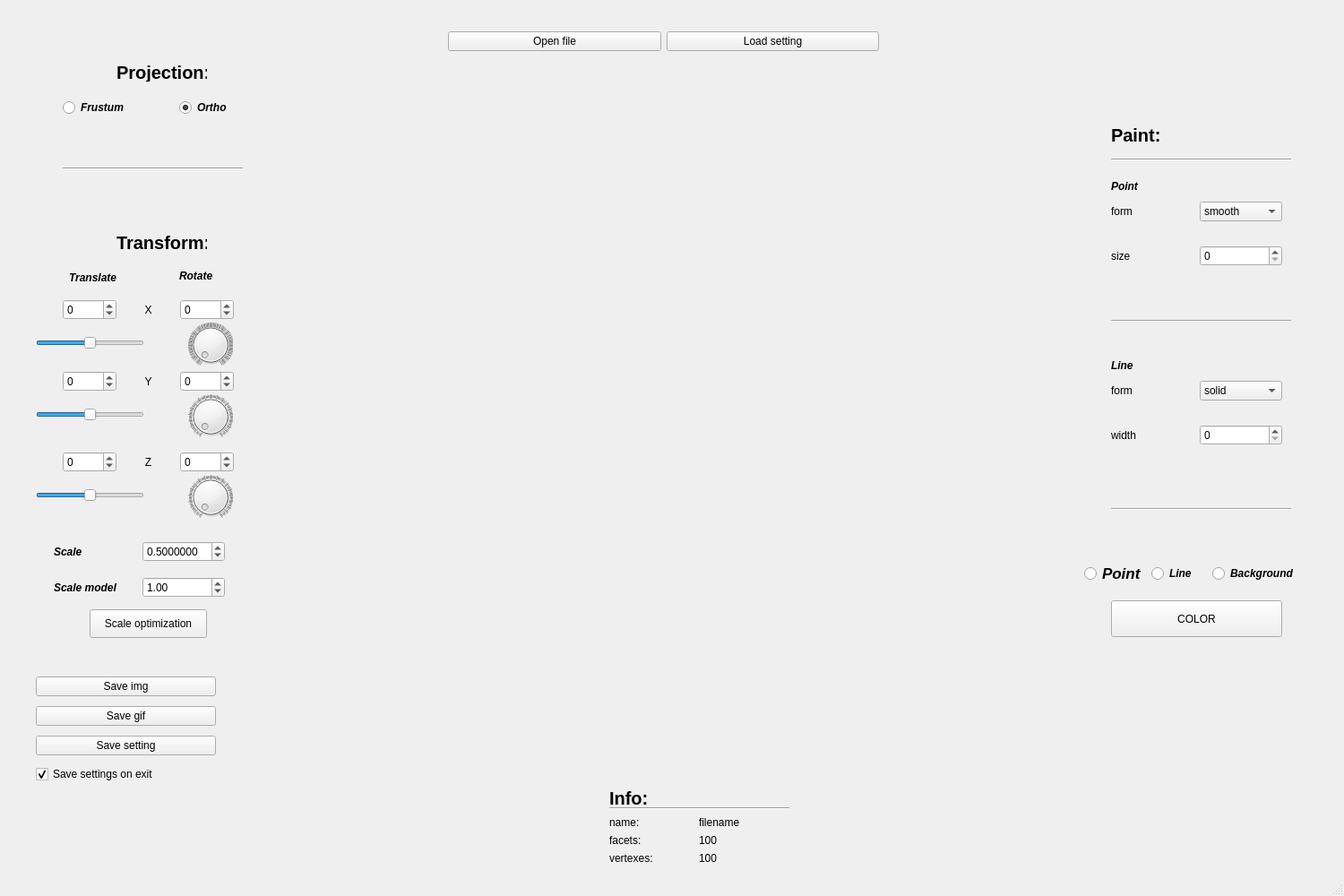
<?xml version="1.0" encoding="UTF-8"?>
<ui version="4.0">
 <class>MainWindow</class>
 <widget class="QMainWindow" name="MainWindow">
  <property name="geometry">
   <rect>
    <x>0</x>
    <y>0</y>
    <width>1500</width>
    <height>1000</height>
   </rect>
  </property>
  <property name="minimumSize">
   <size>
    <width>1500</width>
    <height>1000</height>
   </size>
  </property>
  <property name="maximumSize">
   <size>
    <width>1500</width>
    <height>1000</height>
   </size>
  </property>
  <property name="mouseTracking">
   <bool>false</bool>
  </property>
  <property name="focusPolicy">
   <enum>Qt::ClickFocus</enum>
  </property>
  <property name="windowTitle">
   <string>3DViwer 2.0</string>
  </property>
  <property name="autoFillBackground">
   <bool>false</bool>
  </property>
  <property name="toolButtonStyle">
   <enum>Qt::ToolButtonIconOnly</enum>
  </property>
  <property name="documentMode">
   <bool>false</bool>
  </property>
  <property name="tabShape">
   <enum>QTabWidget::Rounded</enum>
  </property>
  <property name="dockNestingEnabled">
   <bool>false</bool>
  </property>
  <property name="dockOptions">
   <set>QMainWindow::AllowTabbedDocks|QMainWindow::AnimatedDocks</set>
  </property>
  <property name="unifiedTitleAndToolBarOnMac">
   <bool>false</bool>
  </property>
  <widget class="QWidget" name="centralwidget">
   <widget class="GLviewer" name="widget" native="true">
    <property name="enabled">
     <bool>true</bool>
    </property>
    <property name="geometry">
     <rect>
      <x>350</x>
      <y>70</y>
      <width>800</width>
      <height>800</height>
     </rect>
    </property>
    <property name="sizePolicy">
     <sizepolicy hsizetype="Preferred" vsizetype="Preferred">
      <horstretch>0</horstretch>
      <verstretch>0</verstretch>
     </sizepolicy>
    </property>
    <property name="minimumSize">
     <size>
      <width>800</width>
      <height>800</height>
     </size>
    </property>
    <property name="maximumSize">
     <size>
      <width>800</width>
      <height>800</height>
     </size>
    </property>
   </widget>
   <widget class="QWidget" name="layoutWidget_6">
    <property name="geometry">
     <rect>
      <x>60</x>
      <y>600</y>
      <width>191</width>
      <height>31</height>
     </rect>
    </property>
    <layout class="QHBoxLayout" name="horizontalLayout_8">
     <item>
      <widget class="QLabel" name="scale">
       <property name="font">
        <font>
         <italic>true</italic>
         <bold>true</bold>
        </font>
       </property>
       <property name="text">
        <string>Scale</string>
       </property>
      </widget>
     </item>
     <item>
      <widget class="QDoubleSpinBox" name="doubleSpinBox_Scale">
       <property name="cursor">
        <cursorShape>PointingHandCursor</cursorShape>
       </property>
       <property name="showGroupSeparator" stdset="0">
        <bool>false</bool>
       </property>
       <property name="decimals">
        <number>7</number>
       </property>
       <property name="minimum">
        <double>0.000000000000000</double>
       </property>
       <property name="singleStep">
        <double>0.010000000000000</double>
       </property>
       <property name="value">
        <double>0.500000000000000</double>
       </property>
      </widget>
     </item>
    </layout>
   </widget>
   <widget class="QLabel" name="translate">
    <property name="geometry">
     <rect>
      <x>77</x>
      <y>300</y>
      <width>71</width>
      <height>20</height>
     </rect>
    </property>
    <property name="font">
     <font>
      <italic>true</italic>
      <bold>true</bold>
     </font>
    </property>
    <property name="text">
     <string>Translate</string>
    </property>
   </widget>
   <widget class="QLabel" name="rotate">
    <property name="geometry">
     <rect>
      <x>200</x>
      <y>300</y>
      <width>58</width>
      <height>16</height>
     </rect>
    </property>
    <property name="font">
     <font>
      <italic>true</italic>
      <bold>true</bold>
     </font>
    </property>
    <property name="text">
     <string>Rotate</string>
    </property>
   </widget>
   <widget class="QLabel" name="projection">
    <property name="geometry">
     <rect>
      <x>130</x>
      <y>70</y>
      <width>101</width>
      <height>21</height>
     </rect>
    </property>
    <property name="font">
     <font>
      <pointsize>15</pointsize>
      <bold>true</bold>
     </font>
    </property>
    <property name="text">
     <string>Projection:</string>
    </property>
   </widget>
   <widget class="QRadioButton" name="radioButton_frustum">
    <property name="geometry">
     <rect>
      <x>70</x>
      <y>110</y>
      <width>99</width>
      <height>20</height>
     </rect>
    </property>
    <property name="font">
     <font>
      <italic>true</italic>
      <bold>true</bold>
     </font>
    </property>
    <property name="cursor">
     <cursorShape>PointingHandCursor</cursorShape>
    </property>
    <property name="text">
     <string>Frustum</string>
    </property>
    <property name="checked">
     <bool>false</bool>
    </property>
   </widget>
   <widget class="QRadioButton" name="radioButton_ortho">
    <property name="geometry">
     <rect>
      <x>200</x>
      <y>110</y>
      <width>99</width>
      <height>20</height>
     </rect>
    </property>
    <property name="font">
     <font>
      <italic>true</italic>
      <bold>true</bold>
     </font>
    </property>
    <property name="cursor">
     <cursorShape>PointingHandCursor</cursorShape>
    </property>
    <property name="text">
     <string>Ortho</string>
    </property>
    <property name="checked">
     <bool>true</bool>
    </property>
   </widget>
   <widget class="QLabel" name="transform">
    <property name="geometry">
     <rect>
      <x>130</x>
      <y>260</y>
      <width>101</width>
      <height>21</height>
     </rect>
    </property>
    <property name="font">
     <font>
      <pointsize>15</pointsize>
      <bold>true</bold>
     </font>
    </property>
    <property name="text">
     <string>Transform:</string>
    </property>
   </widget>
   <widget class="QLabel" name="paint">
    <property name="geometry">
     <rect>
      <x>1240</x>
      <y>140</y>
      <width>101</width>
      <height>21</height>
     </rect>
    </property>
    <property name="font">
     <font>
      <pointsize>15</pointsize>
      <bold>true</bold>
     </font>
    </property>
    <property name="text">
     <string>Paint:</string>
    </property>
   </widget>
   <widget class="QLabel" name="point">
    <property name="geometry">
     <rect>
      <x>1240</x>
      <y>200</y>
      <width>58</width>
      <height>16</height>
     </rect>
    </property>
    <property name="font">
     <font>
      <italic>true</italic>
      <bold>true</bold>
     </font>
    </property>
    <property name="text">
     <string>Point</string>
    </property>
   </widget>
   <widget class="QLabel" name="line_7">
    <property name="geometry">
     <rect>
      <x>1240</x>
      <y>400</y>
      <width>58</width>
      <height>16</height>
     </rect>
    </property>
    <property name="font">
     <font>
      <italic>true</italic>
      <bold>true</bold>
     </font>
    </property>
    <property name="text">
     <string>Line</string>
    </property>
   </widget>
   <widget class="QWidget" name="layoutWidget_8">
    <property name="geometry">
     <rect>
      <x>1240</x>
      <y>420</y>
      <width>191</width>
      <height>32</height>
     </rect>
    </property>
    <layout class="QHBoxLayout" name="horizontalLayout_11">
     <item>
      <widget class="QLabel" name="form_line">
       <property name="text">
        <string>form</string>
       </property>
      </widget>
     </item>
     <item>
      <widget class="QComboBox" name="comboBox_line_form">
       <property name="cursor">
        <cursorShape>PointingHandCursor</cursorShape>
       </property>
       <property name="currentIndex">
        <number>1</number>
       </property>
       <item>
        <property name="text">
         <string>empty</string>
        </property>
       </item>
       <item>
        <property name="text">
         <string>solid</string>
        </property>
       </item>
       <item>
        <property name="text">
         <string>dashed</string>
        </property>
       </item>
      </widget>
     </item>
    </layout>
   </widget>
   <widget class="QWidget" name="layoutWidget_10">
    <property name="geometry">
     <rect>
      <x>1240</x>
      <y>270</y>
      <width>191</width>
      <height>31</height>
     </rect>
    </property>
    <layout class="QHBoxLayout" name="horizontalLayout_13">
     <item>
      <widget class="QLabel" name="size_point">
       <property name="text">
        <string>size</string>
       </property>
      </widget>
     </item>
     <item>
      <widget class="QSpinBox" name="spinBox_point_size">
       <property name="cursor">
        <cursorShape>PointingHandCursor</cursorShape>
       </property>
      </widget>
     </item>
    </layout>
   </widget>
   <widget class="QWidget" name="layoutWidget_11">
    <property name="geometry">
     <rect>
      <x>1240</x>
      <y>470</y>
      <width>191</width>
      <height>31</height>
     </rect>
    </property>
    <layout class="QHBoxLayout" name="horizontalLayout_14">
     <item>
      <widget class="QLabel" name="width_line">
       <property name="text">
        <string>width</string>
       </property>
      </widget>
     </item>
     <item>
      <widget class="QSpinBox" name="spinBox_line_width">
       <property name="cursor">
        <cursorShape>PointingHandCursor</cursorShape>
       </property>
      </widget>
     </item>
    </layout>
   </widget>
   <widget class="Line" name="line">
    <property name="geometry">
     <rect>
      <x>70</x>
      <y>180</y>
      <width>201</width>
      <height>16</height>
     </rect>
    </property>
    <property name="orientation">
     <enum>Qt::Horizontal</enum>
    </property>
   </widget>
   <widget class="Line" name="line_2">
    <property name="geometry">
     <rect>
      <x>1240</x>
      <y>170</y>
      <width>201</width>
      <height>16</height>
     </rect>
    </property>
    <property name="orientation">
     <enum>Qt::Horizontal</enum>
    </property>
   </widget>
   <widget class="Line" name="line_3">
    <property name="geometry">
     <rect>
      <x>1240</x>
      <y>350</y>
      <width>201</width>
      <height>16</height>
     </rect>
    </property>
    <property name="orientation">
     <enum>Qt::Horizontal</enum>
    </property>
   </widget>
   <widget class="Line" name="line_4">
    <property name="geometry">
     <rect>
      <x>1240</x>
      <y>560</y>
      <width>201</width>
      <height>16</height>
     </rect>
    </property>
    <property name="orientation">
     <enum>Qt::Horizontal</enum>
    </property>
   </widget>
   <widget class="Line" name="line_6">
    <property name="geometry">
     <rect>
      <x>680</x>
      <y>882</y>
      <width>201</width>
      <height>41</height>
     </rect>
    </property>
    <property name="orientation">
     <enum>Qt::Horizontal</enum>
    </property>
   </widget>
   <widget class="QLabel" name="info">
    <property name="geometry">
     <rect>
      <x>680</x>
      <y>880</y>
      <width>101</width>
      <height>21</height>
     </rect>
    </property>
    <property name="font">
     <font>
      <pointsize>15</pointsize>
      <bold>true</bold>
     </font>
    </property>
    <property name="text">
     <string>Info:</string>
    </property>
   </widget>
   <widget class="QLabel" name="vertexes">
    <property name="geometry">
     <rect>
      <x>680</x>
      <y>950</y>
      <width>58</width>
      <height>16</height>
     </rect>
    </property>
    <property name="font">
     <font>
      <italic>false</italic>
      <bold>false</bold>
     </font>
    </property>
    <property name="text">
     <string>vertexes:</string>
    </property>
   </widget>
   <widget class="QLabel" name="coun_vertexes">
    <property name="geometry">
     <rect>
      <x>780</x>
      <y>950</y>
      <width>100</width>
      <height>16</height>
     </rect>
    </property>
    <property name="font">
     <font>
      <italic>false</italic>
      <bold>false</bold>
     </font>
    </property>
    <property name="text">
     <string>100</string>
    </property>
   </widget>
   <widget class="QLabel" name="count_facets">
    <property name="geometry">
     <rect>
      <x>780</x>
      <y>930</y>
      <width>100</width>
      <height>16</height>
     </rect>
    </property>
    <property name="font">
     <font>
      <italic>false</italic>
      <bold>false</bold>
     </font>
    </property>
    <property name="text">
     <string>100</string>
    </property>
   </widget>
   <widget class="QLabel" name="facets">
    <property name="geometry">
     <rect>
      <x>680</x>
      <y>930</y>
      <width>58</width>
      <height>16</height>
     </rect>
    </property>
    <property name="font">
     <font>
      <italic>false</italic>
      <bold>false</bold>
     </font>
    </property>
    <property name="text">
     <string>facets:</string>
    </property>
   </widget>
   <widget class="QLabel" name="filename">
    <property name="geometry">
     <rect>
      <x>780</x>
      <y>910</y>
      <width>100</width>
      <height>16</height>
     </rect>
    </property>
    <property name="font">
     <font>
      <italic>false</italic>
      <bold>false</bold>
     </font>
    </property>
    <property name="text">
     <string>filename</string>
    </property>
   </widget>
   <widget class="QLabel" name="name">
    <property name="geometry">
     <rect>
      <x>680</x>
      <y>910</y>
      <width>58</width>
      <height>16</height>
     </rect>
    </property>
    <property name="font">
     <font>
      <italic>false</italic>
      <bold>false</bold>
     </font>
    </property>
    <property name="text">
     <string>name:</string>
    </property>
   </widget>
   <widget class="QWidget" name="layoutWidget_2">
    <property name="geometry">
     <rect>
      <x>500</x>
      <y>30</y>
      <width>481</width>
      <height>33</height>
     </rect>
    </property>
    <layout class="QHBoxLayout" name="horizontalLayout">
     <item>
      <widget class="QPushButton" name="openFile">
       <property name="cursor">
        <cursorShape>PointingHandCursor</cursorShape>
       </property>
       <property name="text">
        <string>Open file</string>
       </property>
      </widget>
     </item>
     <item>
      <widget class="QPushButton" name="load_setting">
       <property name="cursor">
        <cursorShape>PointingHandCursor</cursorShape>
       </property>
       <property name="text">
        <string>Load setting</string>
       </property>
      </widget>
     </item>
    </layout>
   </widget>
   <widget class="QWidget" name="layoutWidget_3">
    <property name="geometry">
     <rect>
      <x>70</x>
      <y>330</y>
      <width>191</width>
      <height>31</height>
     </rect>
    </property>
    <layout class="QHBoxLayout" name="horizontalLayout_2">
     <item>
      <widget class="QSpinBox" name="dx">
       <property name="cursor">
        <cursorShape>PointingHandCursor</cursorShape>
       </property>
       <property name="minimum">
        <number>-100</number>
       </property>
      </widget>
     </item>
     <item>
      <widget class="QLabel" name="x_t">
       <property name="text">
        <string>X</string>
       </property>
       <property name="alignment">
        <set>Qt::AlignCenter</set>
       </property>
      </widget>
     </item>
     <item>
      <widget class="QSpinBox" name="rdx">
       <property name="cursor">
        <cursorShape>PointingHandCursor</cursorShape>
       </property>
       <property name="minimum">
        <number>-360</number>
       </property>
       <property name="maximum">
        <number>360</number>
       </property>
      </widget>
     </item>
    </layout>
   </widget>
   <widget class="QWidget" name="layoutWidget_4">
    <property name="geometry">
     <rect>
      <x>1240</x>
      <y>220</y>
      <width>191</width>
      <height>32</height>
     </rect>
    </property>
    <layout class="QHBoxLayout" name="horizontalLayout_9">
     <item>
      <widget class="QLabel" name="form_point">
       <property name="text">
        <string>form</string>
       </property>
      </widget>
     </item>
     <item>
      <widget class="QComboBox" name="comboBox_point_form">
       <property name="cursor">
        <cursorShape>PointingHandCursor</cursorShape>
       </property>
       <property name="currentIndex">
        <number>1</number>
       </property>
       <property name="placeholderText">
        <string>rty</string>
       </property>
       <item>
        <property name="text">
         <string>empty</string>
        </property>
       </item>
       <item>
        <property name="text">
         <string>smooth</string>
        </property>
       </item>
       <item>
        <property name="text">
         <string>square</string>
        </property>
       </item>
      </widget>
     </item>
    </layout>
   </widget>
   <widget class="QWidget" name="layoutWidget_5">
    <property name="geometry">
     <rect>
      <x>40</x>
      <y>750</y>
      <width>201</width>
      <height>131</height>
     </rect>
    </property>
    <layout class="QVBoxLayout" name="verticalLayout">
     <property name="leftMargin">
      <number>0</number>
     </property>
     <property name="topMargin">
      <number>0</number>
     </property>
     <property name="bottomMargin">
      <number>0</number>
     </property>
     <item>
      <widget class="QPushButton" name="Pthoto">
       <property name="cursor">
        <cursorShape>PointingHandCursor</cursorShape>
       </property>
       <property name="text">
        <string>Save img</string>
       </property>
      </widget>
     </item>
     <item>
      <widget class="QPushButton" name="stop_and_save_GIF">
       <property name="cursor">
        <cursorShape>PointingHandCursor</cursorShape>
       </property>
       <property name="text">
        <string>Save gif</string>
       </property>
      </widget>
     </item>
     <item>
      <widget class="QPushButton" name="save_settings">
       <property name="cursor">
        <cursorShape>PointingHandCursor</cursorShape>
       </property>
       <property name="text">
        <string>Save setting</string>
       </property>
      </widget>
     </item>
     <item>
      <widget class="QCheckBox" name="checkBox">
       <property name="cursor">
        <cursorShape>PointingHandCursor</cursorShape>
       </property>
       <property name="text">
        <string>Save settings on exit</string>
       </property>
       <property name="checked">
        <bool>true</bool>
       </property>
       <property name="tristate">
        <bool>false</bool>
       </property>
      </widget>
     </item>
    </layout>
   </widget>
   <widget class="QWidget" name="layoutWidget_13">
    <property name="geometry">
     <rect>
      <x>60</x>
      <y>640</y>
      <width>191</width>
      <height>31</height>
     </rect>
    </property>
    <layout class="QHBoxLayout" name="horizontalLayout_16">
     <item>
      <widget class="QLabel" name="scale_2">
       <property name="font">
        <font>
         <italic>true</italic>
         <bold>true</bold>
        </font>
       </property>
       <property name="text">
        <string>Scale model</string>
       </property>
      </widget>
     </item>
     <item>
      <widget class="QDoubleSpinBox" name="modelScale">
       <property name="cursor">
        <cursorShape>PointingHandCursor</cursorShape>
       </property>
       <property name="showGroupSeparator" stdset="0">
        <bool>false</bool>
       </property>
       <property name="minimum">
        <double>0.000000000000000</double>
       </property>
       <property name="maximum">
        <double>100.000000000000000</double>
       </property>
       <property name="singleStep">
        <double>1.000000000000000</double>
       </property>
       <property name="value">
        <double>1.000000000000000</double>
       </property>
      </widget>
     </item>
    </layout>
   </widget>
   <widget class="QSlider" name="horizontalSlider_dx">
    <property name="geometry">
     <rect>
      <x>40</x>
      <y>370</y>
      <width>121</width>
      <height>25</height>
     </rect>
    </property>
    <property name="cursor">
     <cursorShape>PointingHandCursor</cursorShape>
    </property>
    <property name="minimum">
     <number>-100</number>
    </property>
    <property name="maximum">
     <number>100</number>
    </property>
    <property name="orientation">
     <enum>Qt::Horizontal</enum>
    </property>
   </widget>
   <widget class="QDial" name="dial_rdx">
    <property name="geometry">
     <rect>
      <x>210</x>
      <y>360</y>
      <width>50</width>
      <height>50</height>
     </rect>
    </property>
    <property name="cursor">
     <cursorShape>PointingHandCursor</cursorShape>
    </property>
    <property name="maximum">
     <number>360</number>
    </property>
    <property name="pageStep">
     <number>1</number>
    </property>
    <property name="wrapping">
     <bool>false</bool>
    </property>
    <property name="notchesVisible">
     <bool>true</bool>
    </property>
   </widget>
   <widget class="QDial" name="dial_rdy">
    <property name="geometry">
     <rect>
      <x>210</x>
      <y>440</y>
      <width>50</width>
      <height>50</height>
     </rect>
    </property>
    <property name="cursor">
     <cursorShape>PointingHandCursor</cursorShape>
    </property>
    <property name="maximum">
     <number>360</number>
    </property>
    <property name="wrapping">
     <bool>false</bool>
    </property>
    <property name="notchesVisible">
     <bool>true</bool>
    </property>
   </widget>
   <widget class="QSlider" name="horizontalSlider_dy">
    <property name="geometry">
     <rect>
      <x>40</x>
      <y>450</y>
      <width>121</width>
      <height>25</height>
     </rect>
    </property>
    <property name="cursor">
     <cursorShape>PointingHandCursor</cursorShape>
    </property>
    <property name="minimum">
     <number>-100</number>
    </property>
    <property name="maximum">
     <number>100</number>
    </property>
    <property name="orientation">
     <enum>Qt::Horizontal</enum>
    </property>
   </widget>
   <widget class="QWidget" name="layoutWidget_14">
    <property name="geometry">
     <rect>
      <x>70</x>
      <y>410</y>
      <width>191</width>
      <height>31</height>
     </rect>
    </property>
    <layout class="QHBoxLayout" name="horizontalLayout_17">
     <item>
      <widget class="QSpinBox" name="dy">
       <property name="cursor">
        <cursorShape>PointingHandCursor</cursorShape>
       </property>
       <property name="minimum">
        <number>-100</number>
       </property>
      </widget>
     </item>
     <item>
      <widget class="QLabel" name="y">
       <property name="text">
        <string>Y</string>
       </property>
       <property name="alignment">
        <set>Qt::AlignCenter</set>
       </property>
      </widget>
     </item>
     <item>
      <widget class="QSpinBox" name="rdy">
       <property name="cursor">
        <cursorShape>PointingHandCursor</cursorShape>
       </property>
       <property name="minimum">
        <number>-360</number>
       </property>
       <property name="maximum">
        <number>360</number>
       </property>
      </widget>
     </item>
    </layout>
   </widget>
   <widget class="QDial" name="dial_rdz">
    <property name="geometry">
     <rect>
      <x>210</x>
      <y>530</y>
      <width>50</width>
      <height>50</height>
     </rect>
    </property>
    <property name="cursor">
     <cursorShape>PointingHandCursor</cursorShape>
    </property>
    <property name="maximum">
     <number>360</number>
    </property>
    <property name="wrapping">
     <bool>false</bool>
    </property>
    <property name="notchesVisible">
     <bool>true</bool>
    </property>
   </widget>
   <widget class="QWidget" name="layoutWidget_15">
    <property name="geometry">
     <rect>
      <x>70</x>
      <y>500</y>
      <width>191</width>
      <height>31</height>
     </rect>
    </property>
    <layout class="QHBoxLayout" name="horizontalLayout_19">
     <item>
      <widget class="QSpinBox" name="dz">
       <property name="cursor">
        <cursorShape>PointingHandCursor</cursorShape>
       </property>
       <property name="minimum">
        <number>-100</number>
       </property>
      </widget>
     </item>
     <item>
      <widget class="QLabel" name="z">
       <property name="text">
        <string>Z</string>
       </property>
       <property name="alignment">
        <set>Qt::AlignCenter</set>
       </property>
      </widget>
     </item>
     <item>
      <widget class="QSpinBox" name="rdz">
       <property name="cursor">
        <cursorShape>PointingHandCursor</cursorShape>
       </property>
       <property name="minimum">
        <number>-360</number>
       </property>
       <property name="maximum">
        <number>360</number>
       </property>
      </widget>
     </item>
    </layout>
   </widget>
   <widget class="QSlider" name="horizontalSlider_dz">
    <property name="geometry">
     <rect>
      <x>40</x>
      <y>540</y>
      <width>121</width>
      <height>25</height>
     </rect>
    </property>
    <property name="cursor">
     <cursorShape>PointingHandCursor</cursorShape>
    </property>
    <property name="minimum">
     <number>-100</number>
    </property>
    <property name="maximum">
     <number>100</number>
    </property>
    <property name="orientation">
     <enum>Qt::Horizontal</enum>
    </property>
   </widget>
   <widget class="QPushButton" name="color">
    <property name="geometry">
     <rect>
      <x>1240</x>
      <y>670</y>
      <width>191</width>
      <height>41</height>
     </rect>
    </property>
    <property name="cursor">
     <cursorShape>PointingHandCursor</cursorShape>
    </property>
    <property name="text">
     <string>COLOR</string>
    </property>
   </widget>
   <widget class="QWidget" name="layoutWidget_1">
    <property name="geometry">
     <rect>
      <x>1210</x>
      <y>630</y>
      <width>239</width>
      <height>20</height>
     </rect>
    </property>
    <layout class="QHBoxLayout" name="horizontalLayout_3">
     <item>
      <widget class="QRadioButton" name="colorPoint">
       <property name="font">
        <font>
         <pointsize>13</pointsize>
         <italic>true</italic>
         <bold>true</bold>
        </font>
       </property>
       <property name="cursor">
        <cursorShape>PointingHandCursor</cursorShape>
       </property>
       <property name="text">
        <string>Point</string>
       </property>
      </widget>
     </item>
     <item>
      <widget class="QRadioButton" name="colorLine">
       <property name="font">
        <font>
         <italic>true</italic>
         <bold>true</bold>
        </font>
       </property>
       <property name="cursor">
        <cursorShape>PointingHandCursor</cursorShape>
       </property>
       <property name="text">
        <string>Line</string>
       </property>
      </widget>
     </item>
     <item>
      <widget class="QRadioButton" name="colorBackground">
       <property name="font">
        <font>
         <italic>true</italic>
         <bold>true</bold>
        </font>
       </property>
       <property name="cursor">
        <cursorShape>PointingHandCursor</cursorShape>
       </property>
       <property name="text">
        <string>Background</string>
       </property>
      </widget>
     </item>
    </layout>
   </widget>
   <widget class="QPushButton" name="optimization">
    <property name="geometry">
     <rect>
      <x>100</x>
      <y>680</y>
      <width>131</width>
      <height>32</height>
     </rect>
    </property>
    <property name="cursor">
     <cursorShape>PointingHandCursor</cursorShape>
    </property>
    <property name="text">
     <string>Scale optimization</string>
    </property>
   </widget>
   <widget class="QLabel" name="label_Timer_GIF">
    <property name="geometry">
     <rect>
      <x>250</x>
      <y>800</y>
      <width>41</width>
      <height>17</height>
     </rect>
    </property>
    <property name="text">
     <string/>
    </property>
    <property name="alignment">
     <set>Qt::AlignCenter</set>
    </property>
   </widget>
  </widget>
  <widget class="QStatusBar" name="statusBar"/>
 </widget>
 <customwidgets>
  <customwidget>
   <class>GLviewer</class>
   <extends>QWidget</extends>
   <header>gl_widget/glviewer.h</header>
   <container>1</container>
  </customwidget>
 </customwidgets>
 <resources/>
 <connections>
  <connection>
   <sender>horizontalSlider_dx</sender>
   <signal>valueChanged(int)</signal>
   <receiver>dx</receiver>
   <slot>setValue(int)</slot>
   <hints>
    <hint type="sourcelabel">
     <x>107</x>
     <y>427</y>
    </hint>
    <hint type="destinationlabel">
     <x>109</x>
     <y>355</y>
    </hint>
   </hints>
  </connection>
  <connection>
   <sender>dial_rdx</sender>
   <signal>valueChanged(int)</signal>
   <receiver>rdx</receiver>
   <slot>setValue(int)</slot>
   <hints>
    <hint type="sourcelabel">
     <x>251</x>
     <y>434</y>
    </hint>
    <hint type="destinationlabel">
     <x>259</x>
     <y>355</y>
    </hint>
   </hints>
  </connection>
  <connection>
   <sender>horizontalSlider_dy</sender>
   <signal>valueChanged(int)</signal>
   <receiver>dy</receiver>
   <slot>setValue(int)</slot>
   <hints>
    <hint type="sourcelabel">
     <x>96</x>
     <y>463</y>
    </hint>
    <hint type="destinationlabel">
     <x>116</x>
     <y>427</y>
    </hint>
   </hints>
  </connection>
  <connection>
   <sender>horizontalSlider_dz</sender>
   <signal>valueChanged(int)</signal>
   <receiver>dz</receiver>
   <slot>setValue(int)</slot>
   <hints>
    <hint type="sourcelabel">
     <x>55</x>
     <y>552</y>
    </hint>
    <hint type="destinationlabel">
     <x>72</x>
     <y>509</y>
    </hint>
   </hints>
  </connection>
  <connection>
   <sender>dial_rdy</sender>
   <signal>valueChanged(int)</signal>
   <receiver>rdy</receiver>
   <slot>setValue(int)</slot>
   <hints>
    <hint type="sourcelabel">
     <x>247</x>
     <y>468</y>
    </hint>
    <hint type="destinationlabel">
     <x>252</x>
     <y>427</y>
    </hint>
   </hints>
  </connection>
  <connection>
   <sender>dial_rdz</sender>
   <signal>valueChanged(int)</signal>
   <receiver>rdz</receiver>
   <slot>setValue(int)</slot>
   <hints>
    <hint type="sourcelabel">
     <x>227</x>
     <y>548</y>
    </hint>
    <hint type="destinationlabel">
     <x>235</x>
     <y>523</y>
    </hint>
   </hints>
  </connection>
 </connections>
</ui>
